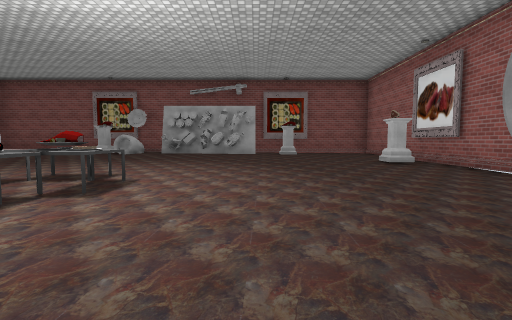
View 1 (above)

13 first-person views from a walk through a 3-D level made in the Unity game engine. The camera is 1.3 m above the floor, tilts 4° down and sees 85° across. The floor is counted in squares, 2 m on a side. Each view is taken from the middle of a square. On the plan, view 1 faces up. The plan holds only what a view shows up to about 9 squares ahead; the rest is blank. The player is left out. Some surface patterns are stand-ins.

View 2
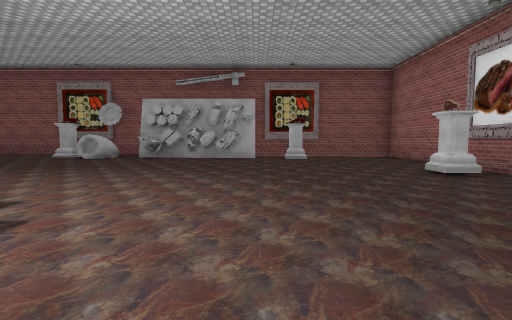

View 3
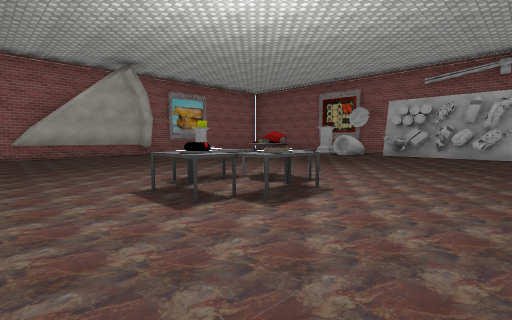

View 4
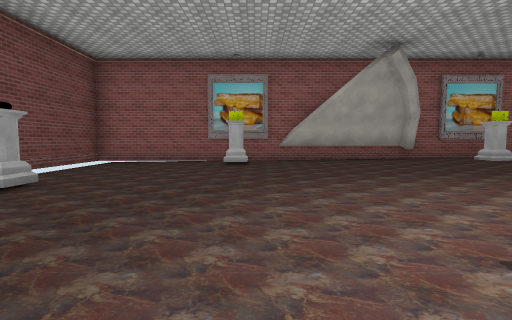

View 5
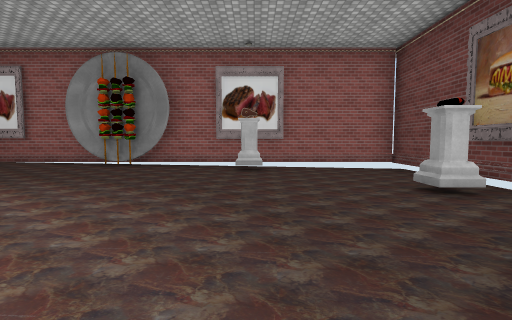

View 6
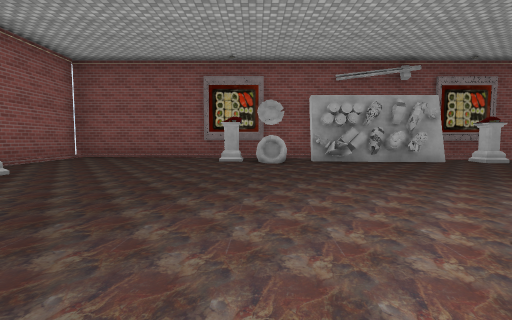

View 7
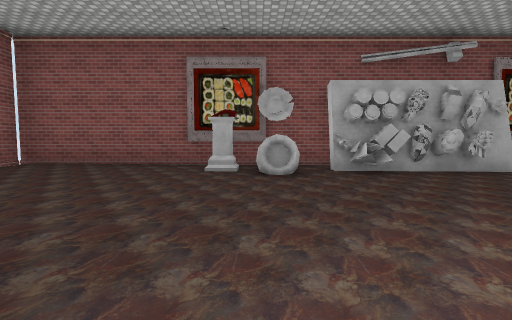

View 8
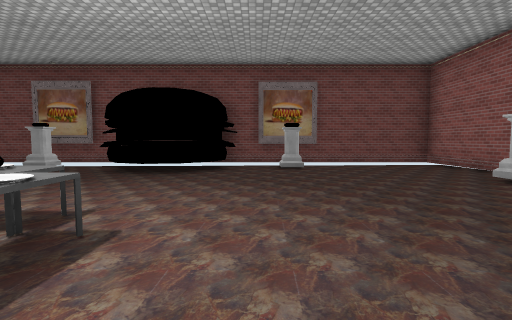

View 9
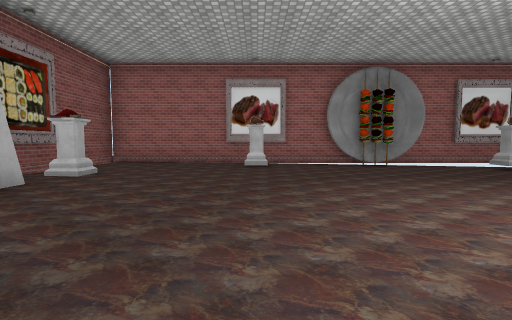

View 10
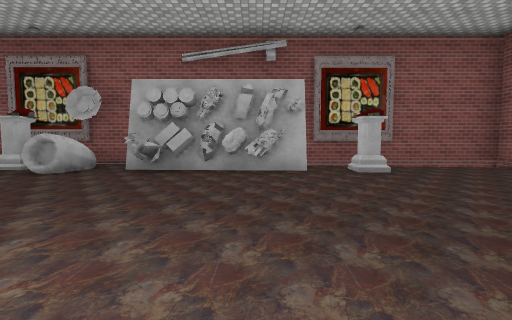

View 11
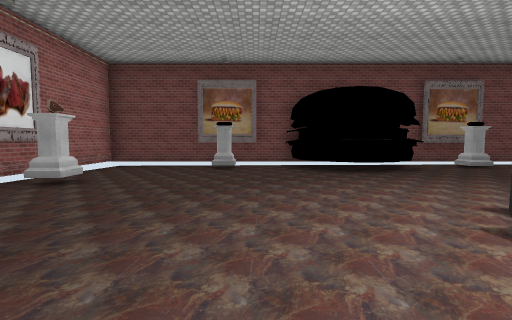

View 12
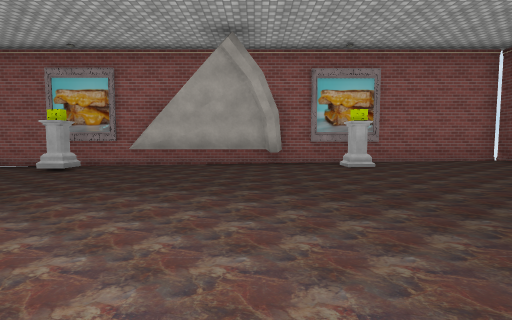

View 13
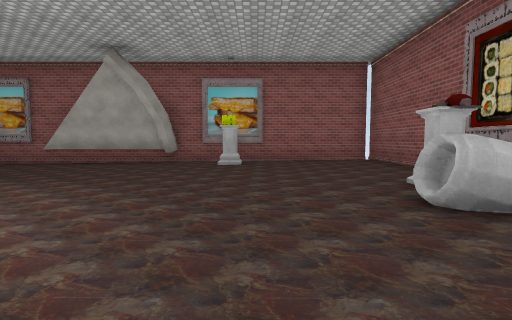

### Floor plan
Key: @ floor where view 1 was taken; # wall or solid block; . main floor; : floor 0.25 m higher than the main floor; - floor 0.25 m lower than the main floor; _ floor 0.5 m lower than the main floor; / step, stairs or slope; = window, fence, low wall or low ledge; ^ raised ledge; T table; O other object.
Columns run from 11 left of view 1 to 5 right of it. Each row starts with its distance up from view 1.
 12 ########   ######
 11 #::::::#####O...#
 10 #::::O^.#.......#
  9 #:..............#
  8 #...............#
  7 #.O............O#
  6 #...............#
  5  O...........---#
  4  O......TT.----O#
  3  O......TT-----O#
  2 O.....----------#
  1 #./-------------#
  0 #-O--------@--/O#
 -1 #---------------#
 -2 #----O-### -----#
 -3 #------# #=-O--_#
 -4 ######## ########

Positions as (right, up) in squares from view 1, and headings:
1: (0, 0), facing up
2: (0, 2), facing up
3: (0, 1), facing up-left
4: (-2, 1), facing left
5: (-3, 0), facing right
6: (-5, 3), facing up
7: (-5, 5), facing up
8: (-5, 5), facing down
9: (-4, 7), facing right
10: (-1, 5), facing up
11: (0, 5), facing down
12: (-3, 5), facing left
13: (-2, 8), facing left
